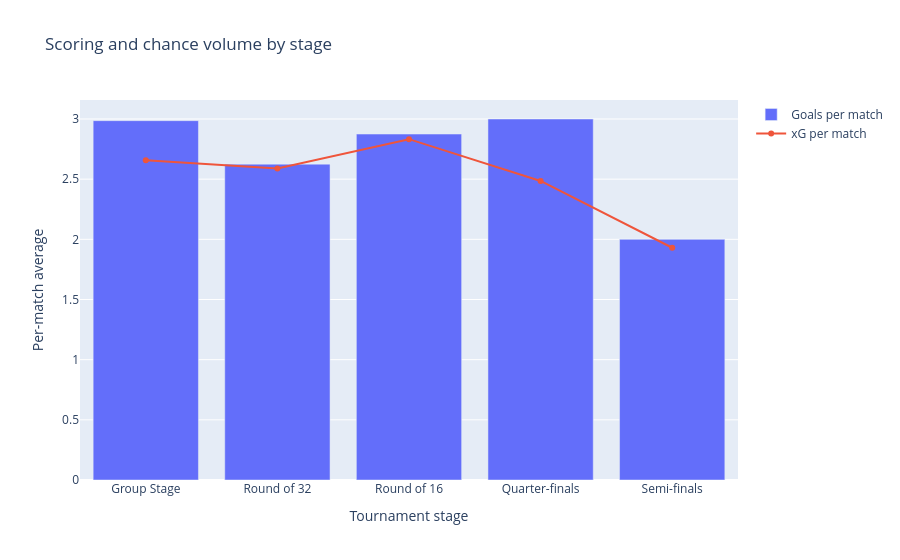
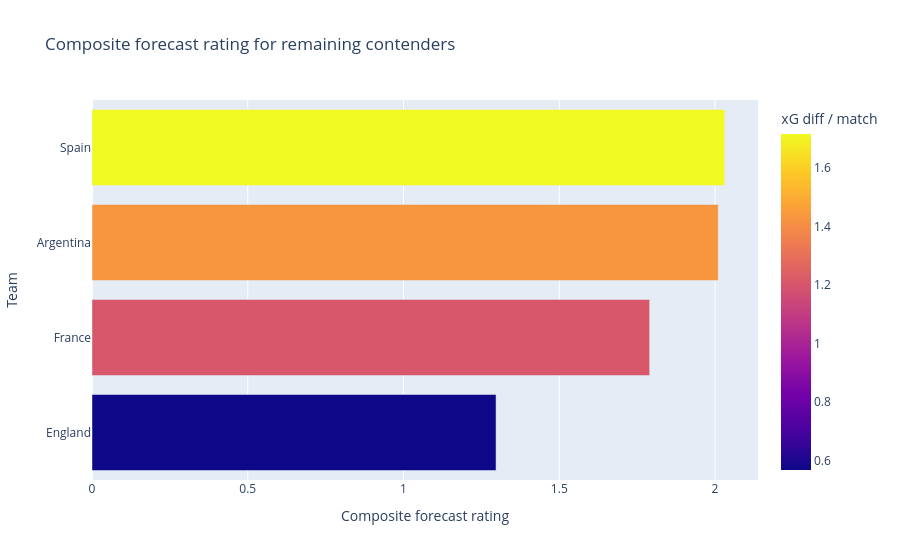

Notebook code for these charts, in order:
### Code cell
# Cell: EDA visualizations for scoring and contender strength
stage_order = ["Group Stage", "Round of 32", "Round of 16", "Quarter-finals", "Semi-finals"]
stage_scoring = completed.assign(total_goals=completed["home_score"] + completed["away_score"], total_xg=completed["home_xg"] + completed["away_xg"]).groupby("stage_name").agg(
    matches=("match_id", "count"),
    goals_per_match=("total_goals", "mean"),
    xg_per_match=("total_xg", "mean"),
).reindex(stage_order).dropna().reset_index()

fig_stage = go.Figure()
fig_stage.add_trace(go.Bar(x=stage_scoring["stage_name"], y=stage_scoring["goals_per_match"], name="Goals per match"))
fig_stage.add_trace(go.Scatter(x=stage_scoring["stage_name"], y=stage_scoring["xg_per_match"], mode="lines+markers", name="xG per match"))
fig_stage.update_layout(title="Scoring and chance volume by stage", xaxis_title="Tournament stage", yaxis_title="Per-match average", barmode="group")
fig_stage.show()

contenders = remaining_feature_table.copy()
fig_contenders = px.bar(
    contenders.sort_values("forecast_rating"),
    x="forecast_rating", y="team_name", orientation="h",
    color="xg_diff_per_match",
    hover_data=["elo_rating", "fifa_ranking_pre_tournament", "goal_diff", "xg_diff"],
    title="Composite forecast rating for remaining contenders",
    labels={"forecast_rating":"Composite forecast rating", "team_name":"Team", "xg_diff_per_match":"xG diff / match"}
)
fig_contenders.show()

stage_scoring.to_csv(OUT_DIR / "stage_scoring_summary.csv", index=False)
fig_stage.write_html(OUT_DIR / "stage_scoring_chart.html", include_plotlyjs="cdn")
fig_contenders.write_html(OUT_DIR / "contender_rating_chart.html", include_plotlyjs="cdn")

stage_scoring.round(3)

### Figure 1 — Plotly figure (JSON) as saved in the notebook; plotly's stock layout.template omitted (floating-point values rounded to 4 significant figures)
{"data": [{"name": "Goals per match", "type": "bar", "x": ["Group Stage", "Round of 32", "Round of 16", "Quarter-finals", "Semi-finals"], "y": [2.986, 2.625, 2.875, 3.0, 2.0]}, {"mode": "lines+markers", "name": "xG per match", "type": "scatter", "x": ["Group Stage", "Round of 32", "Round of 16", "Quarter-finals", "Semi-finals"], "y": [2.658, 2.589, 2.833, 2.485, 1.93]}], "layout": {"barmode": "group", "title": {"text": "Scoring and chance volume by stage"}, "xaxis": {"title": {"text": "Tournament stage"}}, "yaxis": {"title": {"text": "Per-match average"}}}}

### Figure 2 — Plotly figure (JSON) as saved in the notebook; plotly's stock layout.template omitted (floating-point values rounded to 4 significant figures)
{"data": [{"customdata": [[2050.0, 4.0, 7.0, 3.41], [2100.0, 3.0, 12.0, 8.45], [2150.0, 1.0, 11.0, 8.58], [2120.0, 2.0, 12.0, 12.02]], "hovertemplate": "Composite forecast rating=%{x}<br>Team=%{y}<br>elo_rating=%{customdata[0]}<br>fifa_ranking_pre_tournament=%{customdata[1]}<br>goal_diff=%{customdata[2]}<br>xg_diff=%{customdata[3]}<br>xG diff / match=%{marker.color}<extra></extra>", "legendgroup": "", "marker": {"color": [0.5683, 1.207, 1.43, 1.717], "coloraxis": "coloraxis", "pattern": {"shape": ""}}, "name": "", "orientation": "h", "showlegend": false, "textposition": "auto", "type": "bar", "x": [1.297, 1.79, 2.01, 2.031], "xaxis": "x", "y": ["England", "France", "Argentina", "Spain"], "yaxis": "y"}], "layout": {"barmode": "relative", "coloraxis": {"colorbar": {"title": {"text": "xG diff / match"}}, "colorscale": [[0.0, "#0d0887"], [0.1111, "#46039f"], [0.2222, "#7201a8"], [0.3333, "#9c179e"], [0.4444, "#bd3786"], [0.5556, "#d8576b"], [0.6667, "#ed7953"], [0.7778, "#fb9f3a"], [0.8889, "#fdca26"], [1.0, "#f0f921"]]}, "legend": {"tracegroupgap": 0}, "title": {"text": "Composite forecast rating for remaining contenders"}, "xaxis": {"anchor": "y", "domain": [0.0, 1.0], "title": {"text": "Composite forecast rating"}}, "yaxis": {"anchor": "x", "domain": [0.0, 1.0], "title": {"text": "Team"}}}}
